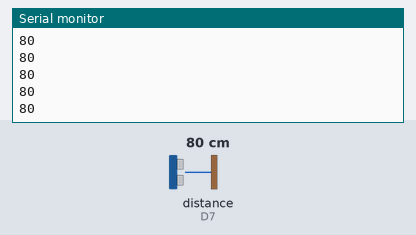
A sketch run on a simulated ESP8266 (Wemos D1 mini). Shown: the last lines printed to the serial monitor. Wiring (inferred from the names in the program): ultrasonic range finder: trigger D6; echo D7. The inputs (shaded band) are chosen by the test bench; at power-on: distance to the obstacle (sensor on D7) 80 cm. The echo pulse lasts 58.3 µs per cm.

Above: at 1.2 s.
1.3 s: distance to the obstacle (sensor on D7) set to 2 cm
At 1.34 s:
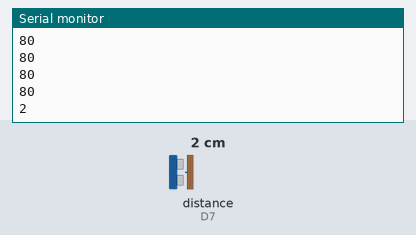
2.8 s: distance to the obstacle (sensor on D7) set to 4 cm
At 2.81 s:
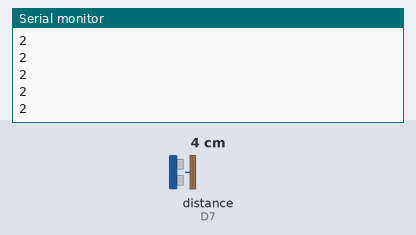
Timing chart, 0 to 5.8 s (numbered marks = the images above; inputs shaded):
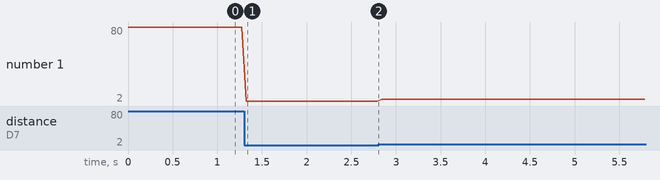

Measured:
- after the input at 1.3 s, the serial monitor: prints a new line at once (image 1)
- plotted number 1: 80 → 2 after the input at 1.3 s, 2 → 4 after the input at 2.8 s

The sketch:

ultrasonic001.ino
```cpp
/*
Robotics From Scratch 2017
Ultrasonic range finder on the Wemos D1 Mini


*/

//Pin definitions
#define pinEcho D7 // Echo Pin, D7 is a constant inherited from the wemos library, automatically imported when we set the board
#define pinTrig D6 // Trigger Pin, likewise, assocaited with the constant D6

//Variable Definitions
int duration; //How long the pin took to echo back
int distance;

void setup()
{
  Serial.begin (9600);
  pinMode(pinTrig, OUTPUT); //Set the trigger pin as an output
  pinMode(pinEcho, INPUT);  //Set the echo pin as an input
}

void loop()
{
  //Generate a 10 microsecond pulse on the trigger pin of the ultasonic range finder.
  //Notice that we pull it low first, just to be sure.
  digitalWrite(pinTrig, LOW);
  delayMicroseconds(2);
  digitalWrite(pinTrig, HIGH);
  delayMicroseconds(10);
  digitalWrite(pinTrig, LOW);

  //Then we use a built in function, pulseIn to wait and calculate the
  //ammount of time the echo took to return, as a spike HIGH on the echo pin
  duration = pulseIn(pinEcho, HIGH);

  //Do some simple math to calculate the distance (in cm)
  //based on the speed of sound.
  distance = duration / 58.2;

  //Print the calculated distance out over seril to help us check things
  Serial.println(distance);


  //Delay the program 50ms before the next loop
  //This slows down the program and keeps the outputs somewhere were our
  //slow brains can keep up.
  delay(50);
}
```
